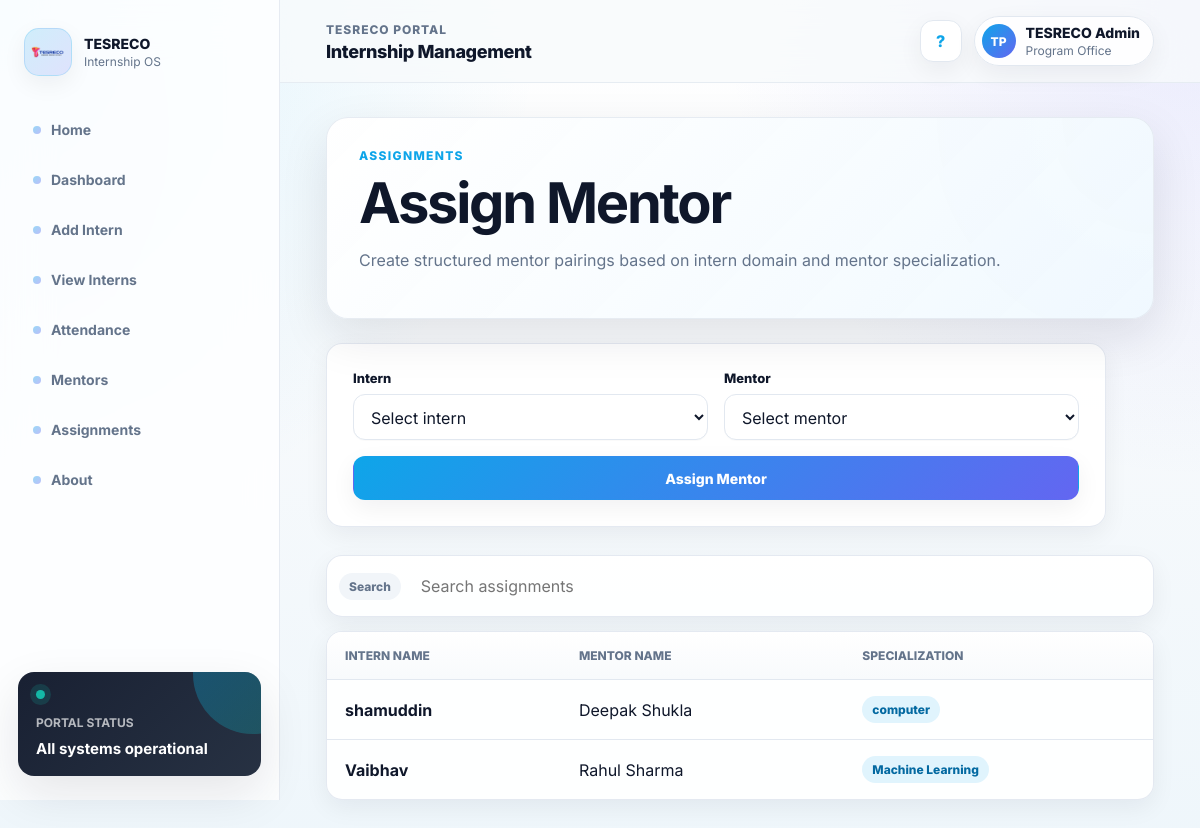
Screenshot of /assign-page with the database file from the repository.
### tables this page shows
CREATE TABLE assignment(
    id INTEGER PRIMARY KEY AUTOINCREMENT,
    intern_id INTEGER,
    mentor_id INTEGER,

    FOREIGN KEY(intern_id)
    REFERENCES interns(id),

    FOREIGN KEY(mentor_id)
    REFERENCES mentors(mentor_id)
);

CREATE TABLE interns(
    id INTEGER PRIMARY KEY AUTOINCREMENT,
    name TEXT,
    email TEXT,
    domain TEXT,
    duration INTEGER
);

CREATE TABLE mentors(
    mentor_id INTEGER PRIMARY KEY AUTOINCREMENT,
    name TEXT,
    specialization TEXT
);

### routes/mentor_routes.py (the view)
@mentor_bp.route("/assign-page")
def assign_page():
    interns = get_all_interns()
    mentors = get_all_mentors()
    assignments = get_assignments()
    return render_template(
        "assign_mentor.html",
        interns=interns,
        mentors=mentors,
        assignments=assignments,
    )

### database/db_connect.py (called while the page is built)
def get_connection():
    conn = sqlite3.connect("interns.db")
    conn.row_factory = sqlite3.Row
    conn.execute("PRAGMA foreign_keys = ON")
    return conn

### database/intern_crud.py (called while the page is built)
def get_all_interns():
    conn = get_connection()
    cursor = conn.cursor()
    cursor.execute("SELECT * FROM interns ORDER BY id DESC")
    interns = cursor.fetchall()
    conn.close()
    return interns

### database/mentor_crud.py (called while the page is built)
def get_all_mentors():
    conn = get_connection()
    cursor = conn.cursor()
    cursor.execute(
        """
        SELECT * FROM mentors ORDER BY mentor_id DESC
        """
    )
    mentors = cursor.fetchall()
    conn.close()
    return mentors

def get_assignments():
    conn = get_connection()
    cursor = conn.cursor()
    cursor.execute(
        """
        SELECT
            a.id,
            i.name AS intern_name,
            m.name AS mentor_name,
            m.specialization
        FROM assignment a
        JOIN interns i ON a.intern_id = i.id
        JOIN mentors m ON a.mentor_id = m.mentor_id
        ORDER BY a.id DESC
        """
    )
    assignments = cursor.fetchall()
    conn.close()
    return assignments

### templates/assign_mentor.html (shortened to what this page needs)
{% extends "base.html" %}
{% block content %}
<section class="page-header compact">
    <p class="eyebrow">Assignments</p>
    <h1>Assign Mentor</h1>
    <p>Create structured mentor pairings based on intern domain and mentor specialization.</p>
</section>
<form class="form-panel" action="{{ url_for('mentor.assign_form') }}" method="POST">
    <div class="form-grid">
        <div class="field">
            <label for="intern_id">Intern</label>
            <select id="intern_id" name="intern_id" required>
                <option value="">Select intern</option>
            </select>
        </div>
        <div class="field">
            <label for="mentor_id">Mentor</label>
            <select id="mentor_id" name="mentor_id" required>
                <option value="">Select mentor</option>
            </select>
        </div>
    </div>
    <button class="btn primary" type="submit">Assign Mentor</button>
</form>
<div class="search-panel section-gap">
    <span class="badge-muted">Search</span>
    <input type="search" data-table-search="#assignment-table" placeholder="Search assignments">
</div>
<div class="table-wrap">
    <table id="assignment-table">
        <thead>
            <tr>
                <th>Intern Name</th>
                <th>Mentor Name</th>
                <th>Specialization</th>
            </tr>
        </thead>
        <tbody>
            {% for assignment in assignments %}
            <tr>
                <td><strong>{{ assignment.intern_name }}</strong></td>
                <td>{{ assignment.mentor_name }}</td>
                <td><span class="badge">{{ assignment.specialization }}</span></td>
            </tr>
            {% else %}
            <tr>
                <td colspan="3" class="empty-state">No mentor assignments yet.</td>
            </tr>
            {% endfor %}
        </tbody>
    </table>
</div>
{% endblock %}

### static/css/style.css (style rules this page uses)
:root { --primary: #0EA5E9; --secondary: #14B8A6; --accent: #6366F1; --bg: #F8FAFC; --surface: #FFFFFF; --text: #0F172A; --muted: #64748B; --border: #E2E8F0; --border-strong: #CBD5E1; --danger: #DC2626; --success: #059669; --warning: #D97706; --shadow-sm: 0 8px 24px rgba(15, 23, 42, 0.06); --shadow-md: 0 18px 48px rgba(15, 23, 42, 0.10); --shadow-glow: 0 24px 70px rgba(14, 165, 233, 0.22); --radius: 16px; --radius-lg: 22px; }
* { box-sizing: border-box; }
html { min-height: 100%; scroll-behavior: smooth; }
body { margin: 0; min-height: 100vh; background: radial-gradient(circle at top left, rgba(14, 165, 233, 0.14), transparent 34rem), radial-gradient(circle at top right, rgba(99, 102, 241, 0.12), transparent 30rem), linear-gradient(180deg, #FFFFFF 0%, var(--bg) 38%, #EEF6FB 100%); color: var(--text); font-family: Inter, ui-sans-serif, system-ui, -apple-system, BlinkMacSystemFont, "Segoe UI", sans-serif; text-rendering: optimizeLegibility; }
button, input, select { font: inherit; }
.hero, .page-header, .dashboard-hero { background: linear-gradient(135deg, rgba(255, 255, 255, 0.98), rgba(240, 249, 255, 0.94)), radial-gradient(circle at top right, rgba(99, 102, 241, 0.18), transparent 18rem); border: 1px solid rgba(226, 232, 240, 0.82); border-radius: var(--radius-lg); box-shadow: var(--shadow-md); overflow: hidden; padding: clamp(30px, 5vw, 56px); position: relative; }
.page-header.compact { padding: 28px 32px; }
.eyebrow { color: var(--primary); font-size: 12px; font-weight: 800; letter-spacing: 0.11em; margin: 0 0 10px; text-transform: uppercase; }
h1, h2, h3, p { margin-top: 0; }
h1 { color: var(--text); font-size: clamp(32px, 5vw, 56px); letter-spacing: -0.04em; line-height: 0.98; margin-bottom: 16px; }
p { color: var(--muted); line-height: 1.7; }
.btn, button.btn { align-items: center; background: rgba(255, 255, 255, 0.92); border: 1px solid var(--border); border-radius: 12px; box-shadow: var(--shadow-sm); color: var(--text); cursor: pointer; display: inline-flex; font-size: 14px; font-weight: 800; justify-content: center; min-height: 44px; padding: 11px 17px; transition: all 180ms ease; }
.btn.primary, button.btn.primary { background: linear-gradient(135deg, var(--primary), var(--accent)); border-color: transparent; color: #FFFFFF; }
.stat-card, .action-card, .info-block, .form-panel, .table-wrap, .search-panel { background: rgba(255, 255, 255, 0.92); border: 1px solid rgba(226, 232, 240, 0.92); border-radius: var(--radius); box-shadow: var(--shadow-sm); }
.search-panel { align-items: center; display: flex; gap: 12px; margin: 22px 0 14px; padding: 12px; }
.search-panel input { background: transparent; border: 0; box-shadow: none; min-height: 36px; padding: 8px; }
.form-panel { display: grid; gap: 16px; margin-top: 24px; max-width: 780px; padding: 26px; }
.form-grid { display: grid; gap: 16px; grid-template-columns: repeat(2, minmax(0, 1fr)); }
.field { display: grid; gap: 8px; }
label { color: var(--text); font-size: 13px; font-weight: 800; }
input, select { background: #FFFFFF; border: 1px solid var(--border); border-radius: 12px; box-shadow: 0 1px 0 rgba(15, 23, 42, 0.02); color: var(--text); min-height: 46px; outline: none; padding: 11px 13px; transition: all 160ms ease; width: 100%; }
.section-gap { margin-top: 28px; }
.table-wrap { overflow-x: auto; }
table { border-collapse: collapse; width: 100%; }
th, td { border-bottom: 1px solid var(--border); padding: 16px 18px; text-align: left; vertical-align: middle; }
th { background: linear-gradient(180deg, #FFFFFF, #F8FAFC); color: var(--muted); font-size: 12px; font-weight: 800; text-transform: uppercase; white-space: nowrap; }
tbody tr { transition: background 150ms ease; }
tbody tr:last-child td { border-bottom: 0; }
.badge, .badge-success, .badge-muted { border-radius: 999px; display: inline-flex; font-size: 12px; font-weight: 800; padding: 6px 10px; }
.badge { background: rgba(14, 165, 233, 0.12); color: #0369A1; }
.badge-muted { background: #F1F5F9; color: var(--muted); }

### rows the page displays
assignment: intern_name "shamuddin", mentor_name "Deepak Shukla", specialization "computer"
assignment: intern_name "Vaibhav", mentor_name "Rahul Sharma", specialization "Machine Learning"
